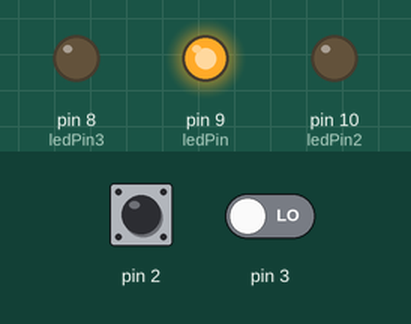
Bench run of a sketch on a simulated Arduino Uno, built with avr-gcc and run on an emulated ATmega328P. On the bench: output pins drawn as LEDs (lit = HIGH). The test bench sets the inputs (shaded band); at power-on: pin 3 LOW, pin 2 HIGH.

Above: at 10.8 s.
10.9 s: pin 3 driven HIGH
At 16.4 s:
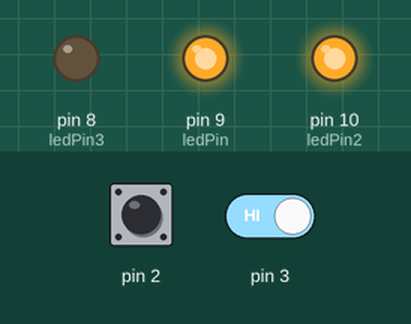
16.9 s: pin 3 driven LOW
At 21.4 s:
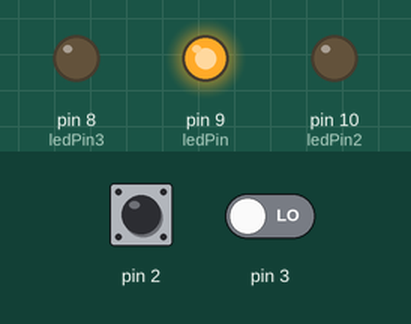
22.9 s: pin 2 pulled LOW for 3 s
At 26.4 s:
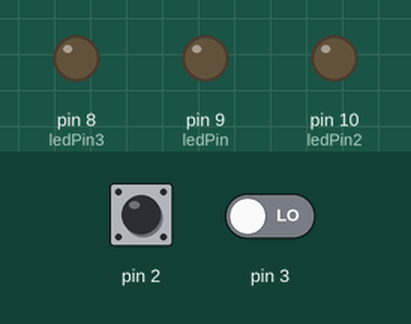
31.5 s: pin 2 driven LOW and pin 3 driven HIGH
At 36.4 s:
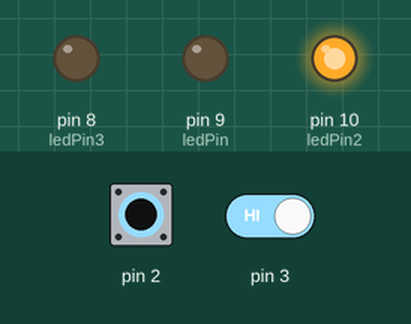
37.5 s: pin 2 driven HIGH
At 41.4 s:
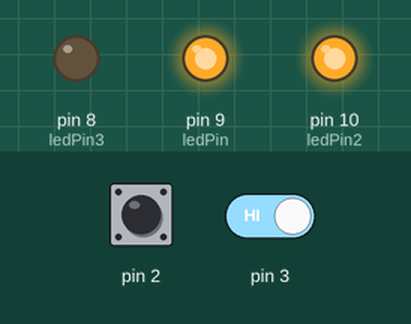
Timing chart, 0 to 42.9 s (numbered marks = the images above; inputs shaded):
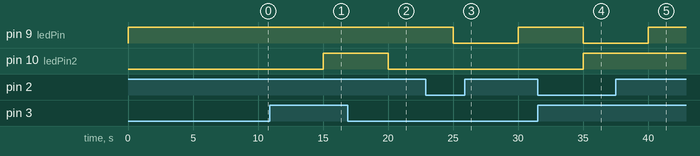

The sketch:

interupt.ino
```cpp
int ledPin = 9;
int ledPin2 = 10;
int ledPin3 = 8;

volatile int mode = 1;   // 1 = ON, 0 = OFF

void setup() {
  pinMode(ledPin, OUTPUT);
  pinMode(ledPin2, OUTPUT);
  pinMode(ledPin3, OUTPUT);

  pinMode(2, INPUT_PULLUP);  // nút ngắt
  pinMode(3, INPUT);

  attachInterrupt(digitalPinToInterrupt(2), setMode, CHANGE);
}

void setMode() {
  // Nhấn nút → LOW → tắt LED
  // Thả nút → HIGH → bật LED
  mode = digitalRead(2);
  digitalWrite(ledPin3, HIGH);
  delay(200);
  digitalWrite(ledPin3, LOW);
}

void loop() {
  // LED 2 đọc trạng thái pin 3
  if (digitalRead(3) == HIGH) {
    digitalWrite(ledPin2, HIGH);
  } else {
    digitalWrite(ledPin2, LOW);
  }

  // LED 1 theo interrupt
  if (mode == HIGH) {
    digitalWrite(ledPin, HIGH);  // thả nút → ON
  } else {
    digitalWrite(ledPin, LOW);   // nhấn nút → OFF
  }
  delay(5000);
}
```

Measured:
- after the input at 10.9 s, pin 10 (ledPin2): LOW → HIGH after 4.1 s
- after the input at 16.9 s, pin 10 (ledPin2): HIGH → LOW after 3.1 s
- after the input at 22.9 s, pin 9 (ledPin): HIGH → LOW after 2.1 s, → HIGH 5.0 s later
- after the input at 31.5 s, pin 9 (ledPin): HIGH → LOW after 3.5 s; pin 10 (ledPin2): LOW → HIGH after 3.5 s
- after the input at 37.5 s, pin 9 (ledPin): LOW → HIGH after 2.5 s
